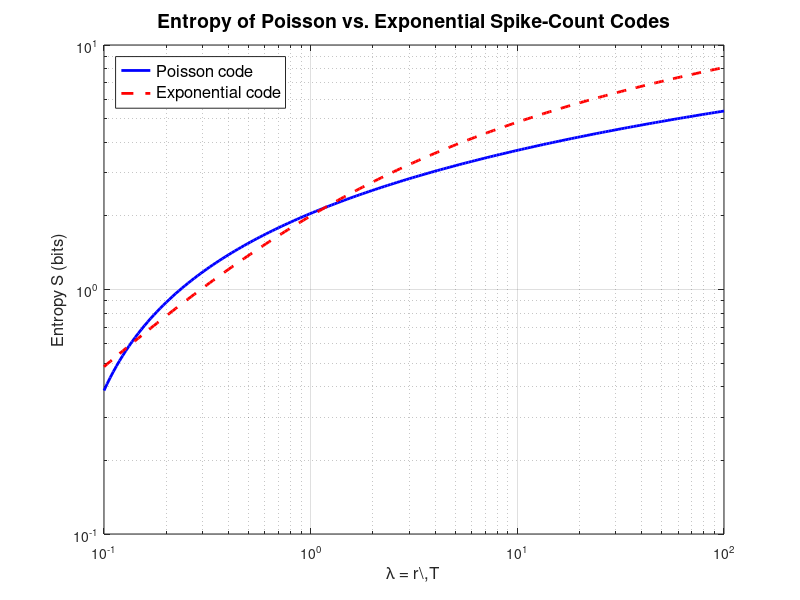

This chart was generated by the following MATLAB code:
% compare_spike_code_entropies.m
%----------------------------------------------------------------------
% Compare the Shannon entropy of Poisson vs. Exponential (geometric)
% spike-count codes as a function of the mean count λ = r·T.


clear; clc; close all;

%% 1) Define range of mean counts
% We sweep λ from 0.1 up to 100 on a logarithmic grid
lambda = logspace(-1, 2, 200);  

%% 2) Compute analytic entropy for Poisson code
% Stirling-based approximation:
%   S_pois(λ) ≈ ½ [log2(λ) + log2(2π) + log2(e)]
entropy_poisson = 0.5 * ( log2(lambda) + log2(2*pi) + log2(exp(1)) );

%% 3) Compute exact entropy for Exponential (geometric) code
%   S_exp(λ) = log2(1+λ) + λ·log2(1 + 1/λ)
entropy_exponential = log2(1 + lambda) + lambda .* log2(1 + 1 ./ lambda);

%% 4) Plot both curves on log–log axes
figure;
loglog(lambda, entropy_poisson,    'b-',  'LineWidth', 2); hold on;
loglog(lambda, entropy_exponential, 'r--', 'LineWidth', 2);
hold off;
grid on;

xlabel('\lambda = r\,T',          'FontSize', 12);
ylabel('Entropy S \rm(bits)',    'FontSize', 12);
title ('Entropy of Poisson vs. Exponential Spike-Count Codes', ...
       'FontSize', 14);

legend('Poisson code', 'Exponential code', ...
       'Location', 'northwest', 'FontSize', 12);

%% 5) Print a few example values to the console
example_lambdas = [0.5, 1, 10, 100];
fprintf('\nExample entropy values:\n');
fprintf('  λ     S_{pois} (bits)   S_{exp} (bits)\n');
fprintf('  --------------------------------------\n');
for L = example_lambdas
    S_p = 0.5 * ( log2(L) + log2(2*pi) + log2(exp(1)) );
    S_e = log2(1 + L) + L * log2(1 + 1/L);
    fprintf('  %4.1f      %7.3f            %7.3f\n', L, S_p, S_e);
end
fprintf('\n');
